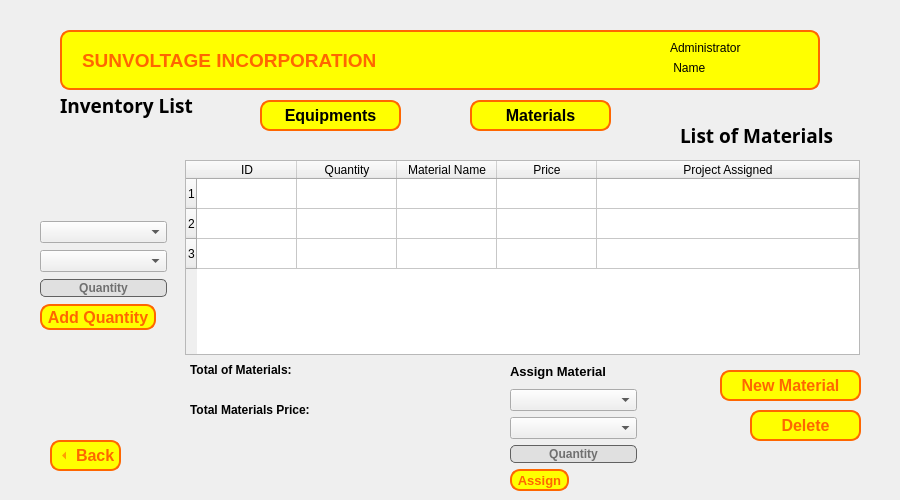
<?xml version="1.0" encoding="UTF-8"?>
<ui version="4.0">
 <class>Form</class>
 <widget class="QWidget" name="Form">
  <property name="geometry">
   <rect>
    <x>0</x>
    <y>0</y>
    <width>900</width>
    <height>500</height>
   </rect>
  </property>
  <property name="windowTitle">
   <string>Form</string>
  </property>
  <widget class="QLabel" name="Label_admin_name">
   <property name="geometry">
    <rect>
     <x>670</x>
     <y>60</y>
     <width>131</width>
     <height>16</height>
    </rect>
   </property>
   <property name="text">
    <string> Name</string>
   </property>
  </widget>
  <widget class="QLabel" name="label_User">
   <property name="geometry">
    <rect>
     <x>670</x>
     <y>40</y>
     <width>111</width>
     <height>16</height>
    </rect>
   </property>
   <property name="text">
    <string>Administrator</string>
   </property>
  </widget>
  <widget class="QToolButton" name="button_add_material">
   <property name="geometry">
    <rect>
     <x>720</x>
     <y>370</y>
     <width>141</width>
     <height>31</height>
    </rect>
   </property>
   <property name="font">
    <font>
     <pointsize>12</pointsize>
     <bold>true</bold>
    </font>
   </property>
   <property name="styleSheet">
    <string notr="true">QToolButton {
				color: rgb(255, 102, 0);
                background-color: rgb(255, 255, 0);
                border-color: rgb(255, 102, 0);
                border: 2px solid #ff6600;
                border-radius: 10px;
            }
            QToolButton:hover, QToolButton:pressed {
                background-color: rgb(255, 183, 0);
            }</string>
   </property>
   <property name="text">
    <string>New Material</string>
   </property>
   <property name="iconSize">
    <size>
     <width>20</width>
     <height>20</height>
    </size>
   </property>
   <property name="checkable">
    <bool>true</bool>
   </property>
   <property name="checked">
    <bool>false</bool>
   </property>
   <property name="toolButtonStyle">
    <enum>Qt::ToolButtonTextOnly</enum>
   </property>
   <property name="autoRaise">
    <bool>false</bool>
   </property>
   <property name="arrowType">
    <enum>Qt::NoArrow</enum>
   </property>
  </widget>
  <widget class="QLabel" name="label_lists_or_profile">
   <property name="geometry">
    <rect>
     <x>60</x>
     <y>90</y>
     <width>291</width>
     <height>31</height>
    </rect>
   </property>
   <property name="font">
    <font>
     <family>Segoe UI Black</family>
     <pointsize>14</pointsize>
     <bold>true</bold>
    </font>
   </property>
   <property name="text">
    <string>Inventory List</string>
   </property>
  </widget>
  <widget class="QPushButton" name="button_equipment">
   <property name="geometry">
    <rect>
     <x>260</x>
     <y>100</y>
     <width>141</width>
     <height>31</height>
    </rect>
   </property>
   <property name="font">
    <font>
     <pointsize>12</pointsize>
     <bold>true</bold>
    </font>
   </property>
   <property name="cursor">
    <cursorShape>ArrowCursor</cursorShape>
   </property>
   <property name="autoFillBackground">
    <bool>false</bool>
   </property>
   <property name="styleSheet">
    <string notr="true">QPushButton {
                background-color: rgb(255, 255, 0);
                border-color: rgb(255, 102, 0);
                border: 2px solid #ff6600;
                border-radius: 10px;
            }
            QPushButton:hover, QPushButton:pressed {
                background-color: rgb(255, 183, 0);
            }</string>
   </property>
   <property name="text">
    <string>Equipments</string>
   </property>
   <property name="checkable">
    <bool>true</bool>
   </property>
   <property name="checked">
    <bool>false</bool>
   </property>
  </widget>
  <widget class="QToolButton" name="backButton">
   <property name="geometry">
    <rect>
     <x>50</x>
     <y>440</y>
     <width>71</width>
     <height>31</height>
    </rect>
   </property>
   <property name="font">
    <font>
     <pointsize>12</pointsize>
     <bold>true</bold>
    </font>
   </property>
   <property name="styleSheet">
    <string notr="true">QToolButton {
				color: rgb(255, 102, 0);
                background-color: rgb(255, 255, 0);
                border-color: rgb(255, 102, 0);
                border: 2px solid #ff6600;
                border-radius: 10px;
            }
            QToolButton:hover, QToolButton:pressed {
                background-color: rgb(255, 183, 0);
            }</string>
   </property>
   <property name="text">
    <string>Back</string>
   </property>
   <property name="iconSize">
    <size>
     <width>20</width>
     <height>20</height>
    </size>
   </property>
   <property name="checkable">
    <bool>true</bool>
   </property>
   <property name="checked">
    <bool>false</bool>
   </property>
   <property name="toolButtonStyle">
    <enum>Qt::ToolButtonTextBesideIcon</enum>
   </property>
   <property name="arrowType">
    <enum>Qt::LeftArrow</enum>
   </property>
  </widget>
  <widget class="QLabel" name="Header">
   <property name="geometry">
    <rect>
     <x>60</x>
     <y>30</y>
     <width>760</width>
     <height>60</height>
    </rect>
   </property>
   <property name="font">
    <font>
     <pointsize>14</pointsize>
     <bold>true</bold>
    </font>
   </property>
   <property name="styleSheet">
    <string notr="true">color: rgb(255, 102, 0);
background-color: rgb(255, 255, 0);
border-color: rgb(255, 102, 0);
border: 2px solid #ff6600; 
border-radius: 10px;
</string>
   </property>
   <property name="text">
    <string>SUNVOLTAGE INCORPORATION</string>
   </property>
   <property name="textFormat">
    <enum>Qt::AutoText</enum>
   </property>
   <property name="scaledContents">
    <bool>false</bool>
   </property>
   <property name="margin">
    <number>0</number>
   </property>
   <property name="indent">
    <number>20</number>
   </property>
  </widget>
  <widget class="QPushButton" name="button_material">
   <property name="geometry">
    <rect>
     <x>470</x>
     <y>100</y>
     <width>141</width>
     <height>31</height>
    </rect>
   </property>
   <property name="font">
    <font>
     <pointsize>12</pointsize>
     <bold>true</bold>
    </font>
   </property>
   <property name="autoFillBackground">
    <bool>false</bool>
   </property>
   <property name="styleSheet">
    <string notr="true">QPushButton {
                background-color: rgb(255, 255, 0);
                border-color: rgb(255, 102, 0);
                border: 2px solid #ff6600;
                border-radius: 10px;
            }
            QPushButton:hover, QPushButton:pressed {
                background-color: rgb(255, 183, 0);
            }</string>
   </property>
   <property name="text">
    <string>Materials</string>
   </property>
   <property name="checkable">
    <bool>true</bool>
   </property>
  </widget>
  <widget class="QTableWidget" name="tablewidget_materials_list">
   <property name="geometry">
    <rect>
     <x>185</x>
     <y>160</y>
     <width>675</width>
     <height>195</height>
    </rect>
   </property>
   <property name="selectionBehavior">
    <enum>QAbstractItemView::SelectRows</enum>
   </property>
   <property name="rowCount">
    <number>3</number>
   </property>
   <property name="columnCount">
    <number>5</number>
   </property>
   <attribute name="horizontalHeaderStretchLastSection">
    <bool>true</bool>
   </attribute>
   <attribute name="verticalHeaderStretchLastSection">
    <bool>false</bool>
   </attribute>
   <row/>
   <row/>
   <row/>
   <column>
    <property name="text">
     <string>ID</string>
    </property>
   </column>
   <column>
    <property name="text">
     <string>Quantity</string>
    </property>
   </column>
   <column>
    <property name="text">
     <string>Material Name</string>
    </property>
   </column>
   <column>
    <property name="text">
     <string>Price</string>
    </property>
   </column>
   <column>
    <property name="text">
     <string>Project Assigned</string>
    </property>
   </column>
  </widget>
  <widget class="QLabel" name="label_total_material_price">
   <property name="geometry">
    <rect>
     <x>190</x>
     <y>400</y>
     <width>231</width>
     <height>20</height>
    </rect>
   </property>
   <property name="font">
    <font>
     <bold>true</bold>
    </font>
   </property>
   <property name="text">
    <string>Total Materials Price: </string>
   </property>
  </widget>
  <widget class="QLabel" name="label_total_num_material">
   <property name="geometry">
    <rect>
     <x>190</x>
     <y>360</y>
     <width>231</width>
     <height>20</height>
    </rect>
   </property>
   <property name="font">
    <font>
     <bold>true</bold>
    </font>
   </property>
   <property name="text">
    <string>Total of Materials: </string>
   </property>
  </widget>
  <widget class="QLabel" name="label_lists_or_profile_2">
   <property name="geometry">
    <rect>
     <x>680</x>
     <y>120</y>
     <width>181</width>
     <height>31</height>
    </rect>
   </property>
   <property name="font">
    <font>
     <family>Segoe UI Black</family>
     <pointsize>14</pointsize>
     <bold>true</bold>
    </font>
   </property>
   <property name="text">
    <string>List of Materials</string>
   </property>
  </widget>
  <widget class="QToolButton" name="button_delete_material">
   <property name="geometry">
    <rect>
     <x>750</x>
     <y>410</y>
     <width>111</width>
     <height>31</height>
    </rect>
   </property>
   <property name="font">
    <font>
     <pointsize>12</pointsize>
     <bold>true</bold>
    </font>
   </property>
   <property name="styleSheet">
    <string notr="true">QToolButton {
				color: rgb(255, 102, 0);
                background-color: rgb(255, 255, 0);
                border-color: rgb(255, 102, 0);
                border: 2px solid #ff6600;
                border-radius: 10px;
            }
            QToolButton:hover, QToolButton:pressed {
                background-color: rgb(255, 183, 0);
            }</string>
   </property>
   <property name="text">
    <string>Delete</string>
   </property>
   <property name="iconSize">
    <size>
     <width>20</width>
     <height>20</height>
    </size>
   </property>
   <property name="checkable">
    <bool>true</bool>
   </property>
   <property name="checked">
    <bool>false</bool>
   </property>
   <property name="toolButtonStyle">
    <enum>Qt::ToolButtonTextOnly</enum>
   </property>
   <property name="autoRaise">
    <bool>false</bool>
   </property>
   <property name="arrowType">
    <enum>Qt::NoArrow</enum>
   </property>
  </widget>
  <widget class="QWidget" name="layoutWidget">
   <property name="geometry">
    <rect>
     <x>40</x>
     <y>220</y>
     <width>127</width>
     <height>112</height>
    </rect>
   </property>
   <layout class="QVBoxLayout" name="verticalLayout">
    <item>
     <widget class="QComboBox" name="update_material_projs_ddl">
      <property name="font">
       <font>
        <bold>false</bold>
       </font>
      </property>
      <property name="styleSheet">
       <string notr="true">
QComboBox:focus {
    border: 2px solid #ff6600;
}</string>
      </property>
      <property name="placeholderText">
       <string>Projects</string>
      </property>
     </widget>
    </item>
    <item>
     <widget class="QComboBox" name="update_materials_ddl">
      <property name="font">
       <font>
        <bold>false</bold>
       </font>
      </property>
      <property name="styleSheet">
       <string notr="true">
QComboBox:focus {
    border: 2px solid #ff6600;
}</string>
      </property>
      <property name="placeholderText">
       <string>Materials</string>
      </property>
     </widget>
    </item>
    <item>
     <widget class="QLineEdit" name="update_material_quantity">
      <property name="font">
       <font>
        <bold>true</bold>
       </font>
      </property>
      <property name="styleSheet">
       <string notr="true">QLineEdit {
	border: 1px solid #616161;
	background-color: #E0E0E0;
	border-radius: 5px;
}

QLineEdit::placeholder {
    color: #a9a9a9;
}

QLineEdit:focus {
    border: 2px solid #ff6600;
}</string>
      </property>
      <property name="alignment">
       <set>Qt::AlignCenter</set>
      </property>
      <property name="placeholderText">
       <string>Quantity</string>
      </property>
     </widget>
    </item>
    <item>
     <widget class="QToolButton" name="button_update_material">
      <property name="font">
       <font>
        <pointsize>12</pointsize>
        <bold>true</bold>
       </font>
      </property>
      <property name="styleSheet">
       <string notr="true">QToolButton {
				color: rgb(255, 102, 0);
                background-color: rgb(255, 255, 0);
                border-color: rgb(255, 102, 0);
                border: 2px solid #ff6600;
                border-radius: 10px;
            }
            QToolButton:hover, QToolButton:pressed {
                background-color: rgb(255, 183, 0);
            }</string>
      </property>
      <property name="text">
       <string>Add Quantity</string>
      </property>
      <property name="iconSize">
       <size>
        <width>20</width>
        <height>20</height>
       </size>
      </property>
      <property name="checkable">
       <bool>true</bool>
      </property>
      <property name="checked">
       <bool>false</bool>
      </property>
      <property name="toolButtonStyle">
       <enum>Qt::ToolButtonTextOnly</enum>
      </property>
      <property name="autoRaise">
       <bool>false</bool>
      </property>
      <property name="arrowType">
       <enum>Qt::NoArrow</enum>
      </property>
     </widget>
    </item>
   </layout>
  </widget>
  <widget class="QWidget" name="layoutWidget">
   <property name="geometry">
    <rect>
     <x>510</x>
     <y>360</y>
     <width>127</width>
     <height>131</height>
    </rect>
   </property>
   <layout class="QVBoxLayout" name="verticalLayout_2">
    <item>
     <widget class="QLabel" name="label_project_materials">
      <property name="font">
       <font>
        <pointsize>10</pointsize>
        <bold>true</bold>
       </font>
      </property>
      <property name="text">
       <string>Assign Material</string>
      </property>
     </widget>
    </item>
    <item>
     <widget class="QComboBox" name="assign_proj_ddl">
      <property name="font">
       <font>
        <bold>false</bold>
       </font>
      </property>
      <property name="styleSheet">
       <string notr="true">
QComboBox:focus {
    border: 2px solid #ff6600;
}</string>
      </property>
      <property name="placeholderText">
       <string>Projects</string>
      </property>
     </widget>
    </item>
    <item>
     <widget class="QComboBox" name="assign_materials_ddl">
      <property name="font">
       <font>
        <bold>false</bold>
       </font>
      </property>
      <property name="styleSheet">
       <string notr="true">QComboBox:focus {
    border: 2px solid #ff6600;
}</string>
      </property>
      <property name="placeholderText">
       <string>Materials</string>
      </property>
     </widget>
    </item>
    <item>
     <widget class="QLineEdit" name="assign_quantity">
      <property name="font">
       <font>
        <bold>true</bold>
       </font>
      </property>
      <property name="styleSheet">
       <string notr="true">QLineEdit {
	border: 1px solid #616161;
	background-color: #E0E0E0;
	border-radius: 5px;
}

QLineEdit::placeholder {
    color: #a9a9a9;
}

QLineEdit:focus {
    border: 2px solid #ff6600;
}</string>
      </property>
      <property name="text">
       <string/>
      </property>
      <property name="alignment">
       <set>Qt::AlignCenter</set>
      </property>
      <property name="placeholderText">
       <string>Quantity</string>
      </property>
     </widget>
    </item>
    <item>
     <widget class="QToolButton" name="button_assign_material">
      <property name="font">
       <font>
        <pointsize>10</pointsize>
        <bold>true</bold>
       </font>
      </property>
      <property name="styleSheet">
       <string notr="true">QToolButton {
				color: rgb(255, 102, 0);
                background-color: rgb(255, 255, 0);
                border-color: rgb(255, 102, 0);
                border: 2px solid #ff6600;
                border-radius: 10px;
            }
            QToolButton:hover, QToolButton:pressed {
                background-color: rgb(255, 183, 0);
            }</string>
      </property>
      <property name="text">
       <string>Assign</string>
      </property>
      <property name="iconSize">
       <size>
        <width>20</width>
        <height>20</height>
       </size>
      </property>
      <property name="checkable">
       <bool>true</bool>
      </property>
      <property name="checked">
       <bool>false</bool>
      </property>
      <property name="toolButtonStyle">
       <enum>Qt::ToolButtonTextOnly</enum>
      </property>
      <property name="autoRaise">
       <bool>false</bool>
      </property>
      <property name="arrowType">
       <enum>Qt::NoArrow</enum>
      </property>
     </widget>
    </item>
   </layout>
  </widget>
  <zorder>layoutWidget</zorder>
  <zorder>layoutWidget</zorder>
  <zorder>Header</zorder>
  <zorder>Label_admin_name</zorder>
  <zorder>label_User</zorder>
  <zorder>button_add_material</zorder>
  <zorder>label_lists_or_profile</zorder>
  <zorder>button_equipment</zorder>
  <zorder>backButton</zorder>
  <zorder>button_material</zorder>
  <zorder>tablewidget_materials_list</zorder>
  <zorder>label_total_material_price</zorder>
  <zorder>label_total_num_material</zorder>
  <zorder>label_lists_or_profile_2</zorder>
  <zorder>button_delete_material</zorder>
 </widget>
 <resources/>
 <connections/>
</ui>
